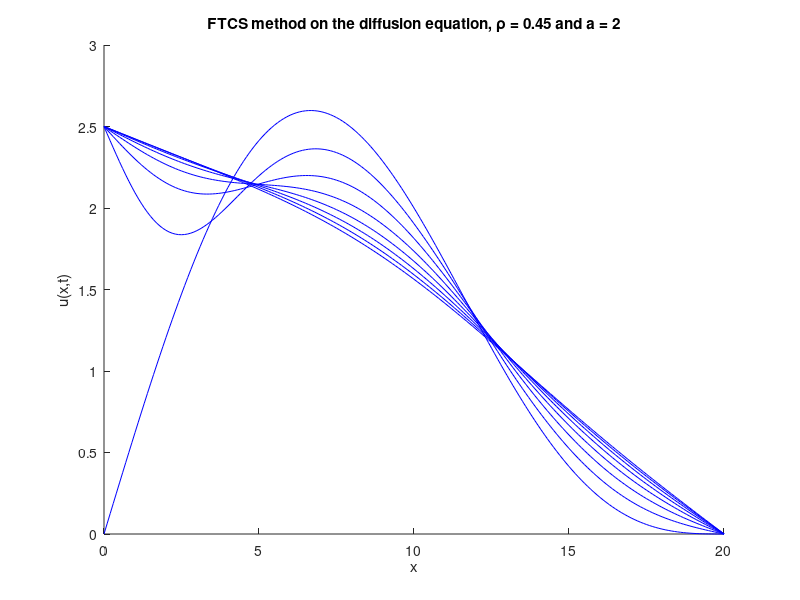

Write MATLAB code to recreate this figure.
% FTCS on the heat equation with Robin Boundary Conditions
% Kevin Roberts
% 10-13-2024
clear all
close all
clc

% Set the parameters for the solution
L = 20; % length of solution domain (from zero)
J = 200; % number of grid points (not counting zero)
x = linspace(0, L, J+1); % set up a vector of x locations
dx = L/J; % size of a grid cell, delta x
D = 1; % diffusion coefficient
dt = 0.0045; % size of time step, delta t
p = D*dt/(dx^2) % defining the dimensionless combination to be p (rho)
T = 15; % duraction of simulation
N = round(T/dt); % number of times to iterate simuation to get to time T
a = 2; 

% Note: from the notes, the system is stable is 1/2 < rho < 1/2(1 + a*dx) 
LHS_cond = 1/2;
RHS_cond = 1/(2*(1 + a*dx));


% defining the initial condition
i_c_1 = 2*sin(x.*(pi/L)) + sin(x.*(2*pi/L));

% modifying the boundary conditions
bL = 0; % left boundary condition

FTCS0 = i_c_1;
FTCS = FTCS0;

%%%%%%%%%%%%%%%%%%%%%%%%%%%%%%%%%%%%%%%%%
% FTCS Method on the Diffusion Equation %
%%%%%%%%%%%%%%%%%%%%%%%%%%%%%%%%%%%%%%%%%
hold on, plot(x, FTCS0, 'b'), hold off % plot the IC

% add labels to the plot
xlabel('x'), ylabel('u(x,t)')
title(['FTCS method on the diffusion equation, \rho = ' num2str(D*dt/(dx^2)) ' and a = ' num2str(a)])

for n = 2:N % beginning the for time loop
    
    FTCSn(1) = (1 - 2*p*(1 + a*dx))*FTCS(1) + 2*a*p*T*dx;
    
    for j = 2:J % begin spatial loop; note that j = 1 is x = 0    
        
        FTCSn(j) = FTCS(j) + p*(FTCS(j-1) - 2*FTCS(j) + FTCS(j+1));
        
    end % ending the spatial loop
    
    FTCSn(J+1) = bL;
    
    % to see results as an animation uncomment the line below and comment
    % the if - end statement
    % plot(x,u0,'r',x,crankn,'b'), pause(.1) % plots the next calculated time slice and the IC for reference. Makes this an animation
    if mod(n*dt,2) < dt % check if current time is close to a multiple of 2
        hold on, plot(x,FTCSn,'b'), hold off % if so, add a plot of current solution to existing plot
    end
    
    FTCS = FTCSn; % reset present solution for next time step
end % end time loop
